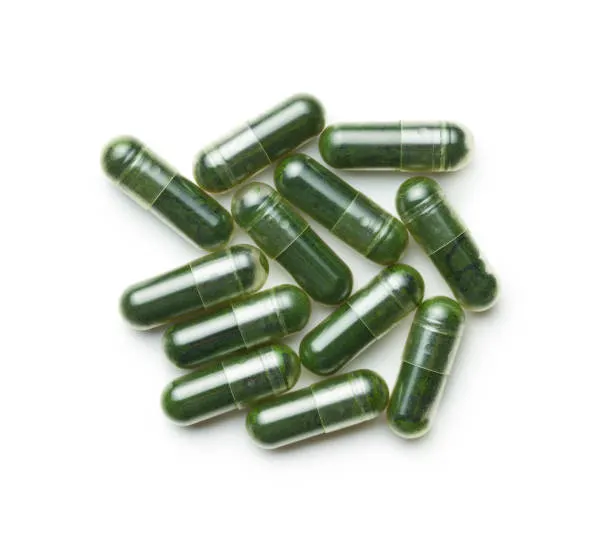
//> input picture images/p10_12.jpg, 612 x 542 px; its folder holds only this picture in this run
$ ./trial_m3   (built with g++ and OpenCV 4)
//> lines starting //> are read from the running program, lines starting //| are printed output that depends on the picture; after the words box and inside, x2 and y2 are one past the last pixel; in counts of white or black regions, pixels touching at a corner belong together
#include <opencv2/opencv.hpp>
#include <iostream>
#include <filesystem>
#include <random>
#include <fstream>
#include <sstream>
#include <iomanip>
#include <vector>
#include <string>

using namespace cv;
using namespace std;
namespace fs = std::filesystem;

// [25 lines left out: functions randomImagePath, toGray, not called in this run]

static cv::Mat claheLabL(const cv::Mat& bgr, double clip=3.0, cv::Size tiles=cv::Size(8,8)){
    CV_Assert(bgr.channels()==3);
    cv::Mat lab; cv::cvtColor(bgr, lab, cv::COLOR_BGR2Lab);
    std::vector<cv::Mat> ch; cv::split(lab, ch);           // L,a,b
    auto clahe = cv::createCLAHE(clip, tiles);
    clahe->apply(ch[0], ch[0]);                            // enhance L only
    cv::merge(ch, lab);
    cv::Mat out; cv::cvtColor(lab, out, cv::COLOR_Lab2BGR);
    return out;
}

// [6 lines of commented-out code are left out]

static Mat chromaBinForeground(const Mat& bgr) {
    CV_Assert(bgr.channels()==3);
    Mat lab; cvtColor(bgr, lab, COLOR_BGR2Lab);
    vector<Mat> ch; split(lab, ch); // L,a,b

    // Model background chroma from image borders
    Mat border = Mat::zeros(bgr.size(), CV_8U);
    int m = std::max(5, std::min(bgr.rows, bgr.cols)/40);
    rectangle(border, Rect(0,0,bgr.cols,m),           255, FILLED);
    rectangle(border, Rect(0,bgr.rows-m,bgr.cols,m),  255, FILLED);
    rectangle(border, Rect(0,0,m,bgr.rows),           255, FILLED);
    rectangle(border, Rect(bgr.cols-m,0,m,bgr.rows),  255, FILLED);
    Scalar meanA = mean(ch[1], border);
    Scalar meanB = mean(ch[2], border);

    // Chroma distance map: sqrt((a-a_bg)^2 + (b-b_bg)^2)
    Mat a32, b32; ch[1].convertTo(a32, CV_32F); ch[2].convertTo(b32, CV_32F);
    Mat da = a32 - (float)meanA[0], db = b32 - (float)meanB[0];
    Mat dist; magnitude(da, db, dist);                    // CV_32F
    Mat dist8; normalize(dist, dist8, 0, 255, NORM_MINMAX); dist8.convertTo(dist8, CV_8U);

    // Robust global threshold on chroma distance
    Mat bw; threshold(dist8, bw, 0, 255, THRESH_BINARY | THRESH_OTSU);

    // Small cleanup to fill tiny gaps
    morphologyEx(bw, bw, MORPH_CLOSE, getStructuringElement(MORPH_ELLIPSE, Size(3,3)));
    return bw;
}

static void findAndFillContours(const Mat& bw, Mat& filled, vector<vector<Point>>& contours) {
    // Make edges thick & closed so contours are closed loops
    morphologyEx(bw, bw, MORPH_CLOSE,
                getStructuringElement(MORPH_ELLIPSE, Size(3,3)), Point(-1,-1), 1);
    Mat src = bw.clone();
    findContours(src, contours, RETR_EXTERNAL, CHAIN_APPROX_SIMPLE);
    filled = Mat::zeros(bw.size(), CV_8U);
    drawContours(filled, contours, -1, Scalar(255), FILLED);
}

static int distanceAndComponents(const Mat& filled, Mat& dist32f, Mat& sureFG, Mat& markers) {
    Mat clean;
    morphologyEx(filled, clean, MORPH_OPEN, getStructuringElement(MORPH_ELLIPSE, Size(3,3)));

    // Clean tiny noise first (optional area filter)
    Mat lbl, stats, centroids;
    int ncc = connectedComponentsWithStats(filled, lbl, stats, centroids, 8, CV_32S);
    Mat cleaned = Mat::zeros(filled.size(), CV_8U);
    for (int i = 1; i < ncc; ++i) {
        if (stats.at<int>(i, CC_STAT_AREA) >= 80)   // tune min area
            cleaned.setTo(255, (lbl == i));
    }

    // Seeds per component using local DT peak
    Mat seeds = Mat::zeros(filled.size(), CV_8U);
    for (int i = 1; i < ncc; ++i) {
        if (stats.at<int>(i, CC_STAT_AREA) < 80) continue;
        Mat compMask = (lbl == i);

        Mat dist;
        distanceTransform(compMask, dist, DIST_L2, 3);

        // --- NEW: normalize + smooth to reduce fragmented peaks ---
        normalize(dist, dist, 0, 1, NORM_MINMAX);
        GaussianBlur(dist, dist, Size(5,5), 0);

        double maxv = 0;
        minMaxLoc(dist, nullptr, &maxv, nullptr, nullptr, compMask);
        if (maxv < 0.05) continue;

        Mat s;
        double area = stats.at<int>(i, CC_STAT_AREA);
        Scalar meanDist = mean(dist, compMask);
        double ratio = meanDist[0] / maxv;
        double factor = std::clamp(0.45 + 0.3 * ratio + 200.0 / (area + 50.0), 0.40, 0.80);

        // --- threshold now uses smoothed, normalized distance map ---
        threshold(dist, s, factor * maxv, 255, THRESH_BINARY);

        s.convertTo(s, CV_8U);
        morphologyEx(s, s, MORPH_OPEN, getStructuringElement(MORPH_ELLIPSE, Size(3,3))); // de-noise seeds
        seeds |= s;
    }


    // expose outputs in your function
    distanceTransform(cleaned, dist32f, DIST_L2, 3);  // keep DT if you still want to visualize it
    sureFG = seeds.clone();

    connectedComponents(sureFG, markers);
    markers += 1;
    Mat sureBG; dilate(cleaned, sureBG, getStructuringElement(MORPH_ELLIPSE, Size(5,5)), Point(-1,-1), 2);
    Mat unknown; subtract(sureBG, sureFG, unknown);
    markers.setTo(0, unknown > 0);

    // 🔹 Return number of distinct foreground components
    double minv, maxv;
    minMaxLoc(markers, &minv, &maxv);
    int numPills = static_cast<int>(maxv) - 1; // subtract background and shift
    return numPills;
}

static void drawMarkersOn(Mat& img, const Mat& markers) {
    double minv, maxv; minMaxLoc(markers, &minv, &maxv);
    for(int lbl=2; lbl<= (int)maxv; ++lbl){
        Mat mask = (markers == lbl);
        Moments m = moments(mask, true);
        if(m.m00 < 5.0) continue;
        Point2d c(m.m10/m.m00, m.m01/m.m00);
        circle(img, c, 6, Scalar(0,0,255), 2);
        putText(img, std::to_string(lbl-1), c + Point2d(8, -8),
                FONT_HERSHEY_SIMPLEX, 0.5, Scalar(0,0,255), 1);
    }
}

// ---------------------------------------------------------------------
static int processClusteredAndOverlayMarkers(const Mat& img, const Mat& clus_img, Mat& visOut) {
    // Mat gray = toGray(clus_img);
    // Mat blurGray; medianBlur(gray, blurGray, 3);
    // Mat bw = adaptiveBinForeground(blurGray);
    Mat bw = chromaBinForeground(clus_img);

    vector<vector<Point>> contours;
    Mat filled;
    findAndFillContours(bw, filled, contours);

    Mat dist32f, sureFG, markers;
    int numPills = distanceAndComponents(filled, dist32f, sureFG, markers);

    visOut = img.clone();
    drawMarkersOn(visOut, markers);

    // Optional visualization
    // imshow("01_AdaptiveChromaForeground", bw);
    // imshow("02_FilledContours", filled);
    imshow("03_SureFG", sureFG);
    imshow("04_Markers_on_Original", visOut);

    return numPills; // 🔹 return count
}

int main() {
    fs::path imgDir = "images";
    if (!fs::exists(imgDir) || !fs::is_directory(imgDir)) {
        cerr << "'images' directory not found!\n";
        return -1;
    }
    fs::create_directories("results"); // just to hold the log
    std::ofstream log("results/run_log.txt", std::ios::app);
    auto logln = [&](const std::string& s){ std::cout << s << '\n'; if (log) log << s << '\n'; };

    for (const auto& entry : fs::directory_iterator(imgDir)) {
        if (!entry.is_regular_file()) continue;
        std::string ext = entry.path().extension().string();
        std::transform(ext.begin(), ext.end(), ext.begin(), ::tolower);
        if (ext != ".jpg" && ext != ".jpeg" && ext != ".png" &&
            ext != ".bmp" && ext != ".tif" && ext != ".tiff") continue;

        std::string path = entry.path().string();
        Mat img = imread(path);
//> img is the input picture: 542 rows x 612 cols, CV_8UC3; mean B, G, R 206.9, 215.7, 211
        if (img.empty()) { logln("⚠️ Skipping unreadable file: " + path); continue; }

        // --- Preprocess & transform ---
        Mat clahe_lab = claheLabL(img);

        // --- Run pipeline (this also shows intermediate windows if enabled inside) ---
        Mat vis;
        int numPills = processClusteredAndOverlayMarkers(img, clahe_lab, vis);
//> in chromaBinForeground, `rectangle(border, Rect(bgr.cols-m,0,m,bgr.rows),  255, FILLED);`:
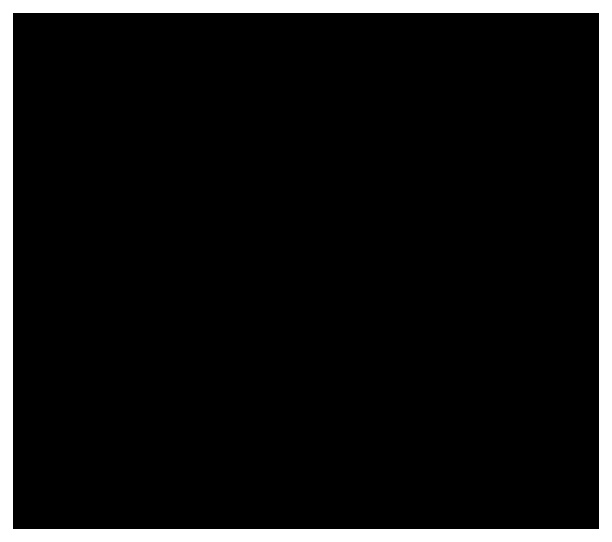
//> border: 542 rows x 612 cols, CV_8UC1; 8.8% white; 1 white region, box (x1, y1, x2, y2) and area: (0, 0, 612, 542) 29328
//> in chromaBinForeground, `Scalar meanA = mean(ch[1], border);`: meanA = Scalar(128)
//> in chromaBinForeground, `Mat da = a32 - (float)meanA[0], db = b32 - (float)meanB[0];`:
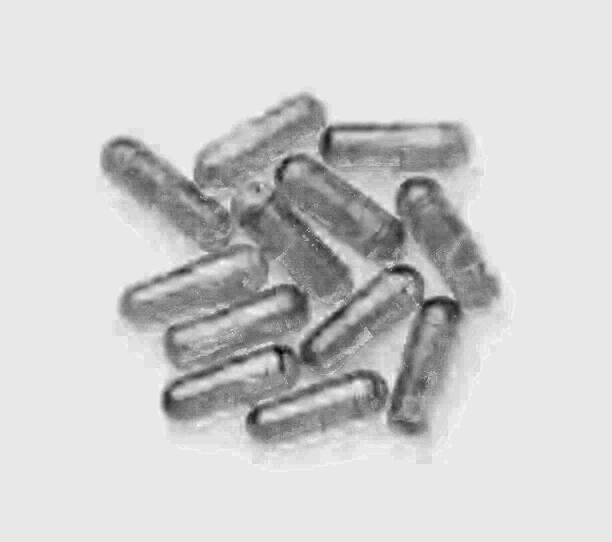
//> da: 542 rows x 612 cols, CV_32FC1; min -31, max 3, mean -3.44; drawn with min black and max white
//> in chromaBinForeground, `Mat da = a32 - (float)meanA[0], db = b32 - (float)meanB[0];`:
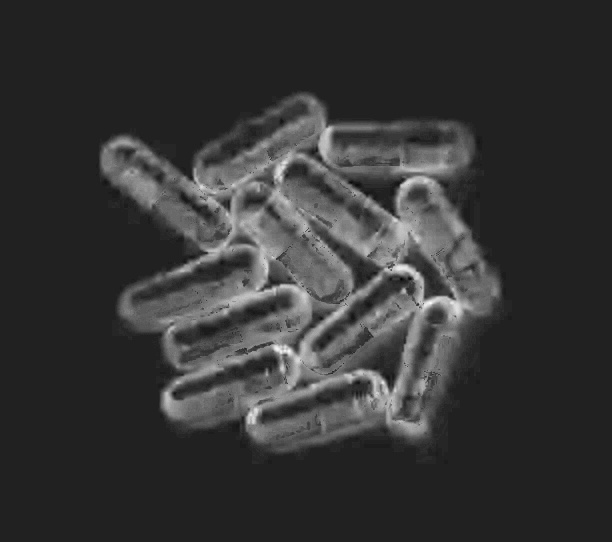
//> db: 542 rows x 612 cols, CV_32FC1; min -7, max 46, mean 4.2; drawn with min black and max white
//> in chromaBinForeground, `morphologyEx(bw, bw, MORPH_CLOSE, getStructuringElement(MORPH_ELLIPSE,..`:
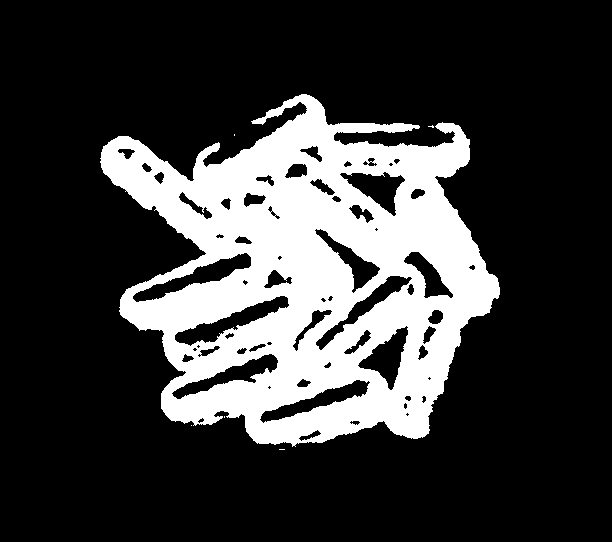
//> bw: 542 rows x 612 cols, CV_8UC1; 22.9% white; 6 white regions (5 under 20 px)
//> in findAndFillContours, `findContours(src, contours, RETR_EXTERNAL, CHAIN_APPROX_SIMPLE);`: contours = 6 contours, 5 with area under 20; largest, box (x1, y1, x2, y2) and area: (100, 94, 500, 447) 90496
//> in distanceAndComponents, `int ncc = connectedComponentsWithStats(filled, lbl, stats, centroids, ..`:
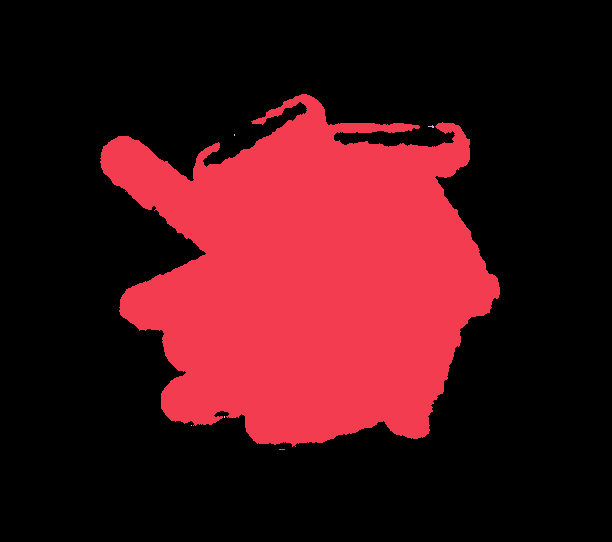
//> lbl: 542 rows x 612 cols, CV_32SC1; 7 distinct labels, from 0 to 6; one colour per label, 0 black
//> in distanceAndComponents, `int ncc = connectedComponentsWithStats(filled, lbl, stats, centroids, ..`: stats = [[0, 0, 612, 542, 240248], [100, 94, 400, 353, 91436], [428, 125, 6, 3, 9], [234, 134, 1, 2, 2], [224, 416, 1, 2, 2], [191, 425, 1, 1, 1], [279, 449, 6, 1, 6]]; centroids = [[304.2, 267.5], [308.8, 278.4], [431.1, 126.1], [234, 134.5], [224, 416.5], [191, 425], [281.5, 449]]; ncc = 7
//> the loop in distanceAndComponents, `for (int i = 1; i < ncc; ++i)` made 6 passes
//> the loop in distanceAndComponents, `for (int i = 1; i < ncc; ++i)` made 6 passes
//> (maxv, area, meanDist, ratio, factor) on pass 1: (0.994, 91436, Scalar(0.306), 0.308, 0.545)
//> pass 1, in distanceAndComponents, `normalize(dist, dist, 0, 1, NORM_MINMAX);`:
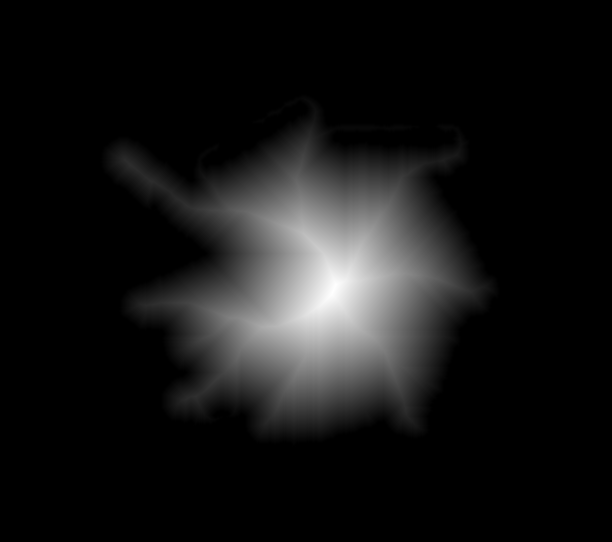
//> dist: 542 rows x 612 cols, CV_32FC1; min 0, max 1, mean 0.0845
//> in distanceAndComponents, `markers.setTo(0, unknown > 0);`:
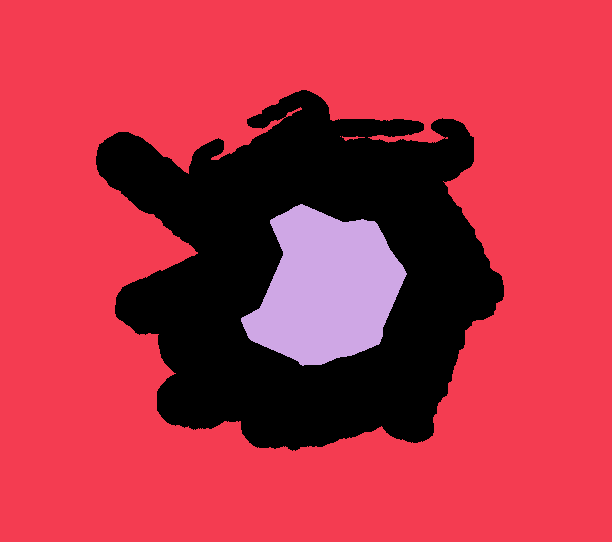
//> markers: 542 rows x 612 cols, CV_32SC1; 3 distinct labels, from 0 to 2; one colour per label, 0 black
//> in distanceAndComponents, `minMaxLoc(markers, &minv, &maxv);`: minv = 0; maxv = 2
//> in distanceAndComponents, `int numPills = static_cast<int>(maxv) - 1;`: numPills = 1
//> in drawMarkersOn, `minMaxLoc(markers, & minv, & maxv)`: minv = 0; maxv = 2
//> the loop in drawMarkersOn, `for(int lbl=2; lbl<= (int)maxv; ++lbl)` made 1 pass
//> c on pass 1: Point(326, 288.1)
//> numPills = 1

        // --- Parse ground-truth from filename and log ---
        fs::path inPath(path);
        std::string baseName = inPath.stem().string(); // e.g., p19_44
        size_t us = baseName.find('_');
        int actual = 0;
        if (us != std::string::npos && us + 1 < baseName.size()) {
            try { actual = std::stoi(baseName.substr(us + 1)); } catch (...) {}
        }
        std::ostringstream oss;
        oss << "File: " << inPath.filename().string()
            << " | Detected: " << numPills;
        if (actual > 0) {
            double acc = 100.0 * (static_cast<double>(numPills) / actual);
//> acc = 8.33
            oss << " | Actual: " << actual << " | Accuracy: " << std::fixed << std::setprecision(2) << acc << "%";
            if (numPills > actual) oss << " | Note: possible false positives";
        } else {
            oss << " | Actual: N/A";
        }
        logln(oss.str());

        // --- Display images (no saving) ---
        imshow("Original Image", img);
        imshow("CLAHE Transformed Image", clahe_lab);
        imshow("04_Markers_on_Original", vis);

        // Controls: press ESC/Q to quit, any other key to proceed to next image
        int key = cv::waitKey(0);
//> the space key is pressed
        if (key == 27 || key == 'q' || key == 'Q') break;
        cv::destroyAllWindows();
    }

    logln("Finished displaying all images.");
    return 0;
}

$ run again, on images/p13_10.jpg
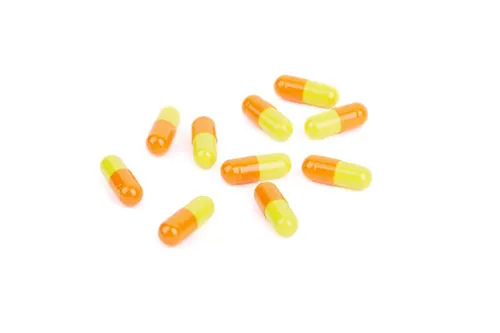
//> input picture images/p13_10.jpg, 500 x 333 px
//> img is the input picture: 333 rows x 500 cols, CV_8UC3; mean B, G, R 240, 249.7, 253.8
//> meanA = Scalar(128)
//> dist8: 333 rows x 500 cols, CV_8UC1
//> in findAndFillContours, `findContours(src, contours, RETR_EXTERNAL, CHAIN_APPROX_SIMPLE);`: contours = 8 contours; box (x1, y1, x2, y2) and area: (220, 153, 298, 237) 2993, (274, 75, 368, 139) 2828, (302, 155, 372, 190) 1608, (158, 196, 215, 246) 1433, (242, 95, 293, 142) 1233, (100, 155, 143, 206) 1172, (191, 117, 217, 169) 1062, (146, 106, 179, 156) 978
//> clean: 333 rows x 500 cols, CV_8UC1; 8.4% white; 8 white regions, largest, box (x1, y1, x2, y2) and area: (220, 153, 298, 237) 3130, (274, 75, 368, 139) 2969, (302, 155, 372, 190) 1686
//> lbl: 333 rows x 500 cols, CV_32SC1; 9 distinct labels, from 0 to 8
//> stats = [[0, 0, 500, 333, 152521], [274, 75, 94, 64, 2971], [242, 95, 51, 47, 1295], [146, 106, 33, 50, 1036], [191, 117, 26, 52, 1124], [220, 153, 78, 84, 3131], [100, 155, 43, 51, 1232], [302, 155, 70, 35, 1689], [158, 196, 57, 50, 1501]]; centroids = [[249.3, 166.8], [320.6, 106.3], [267.2, 117.8], [162.9, 131.5], [203.8, 142], [264.4, 186.5], [121.3, 180.4], [335.8, 172.5], [185.9, 220.6]]; ncc = 9
//> the loop in distanceAndComponents, `for (int i = 1; i < ncc; ++i)` made 8 passes
//> the loop in distanceAndComponents, `for (int i = 1; i < ncc; ++i)` made 8 passes
//> (maxv, area, meanDist, ratio, factor) on passes 1 to 8: (0.936, 2971, Scalar(0.435), 0.464, 0.655), (0.932, 1295, Scalar(0.421), 0.452, 0.734), (0.938, 1036, Scalar(0.415), 0.443, 0.767), (0.942, 1124, Scalar(0.432), 0.459, 0.758), (0.943, 3131, Scalar(0.427), 0.453, 0.649), (0.933, 1232, Scalar(0.424), 0.454, 0.742), (0.953, 1689, Scalar(0.448), 0.47, 0.706), (0.932, 1501, Scalar(0.438), 0.469, 0.72)
//> sureBG: 333 rows x 500 cols, CV_8UC1; 12.3% white; 7 white regions, largest, box (x1, y1, x2, y2) and area: (187, 113, 302, 241) 6121, (270, 71, 372, 143) 4209, (298, 151, 376, 194) 2422
//> unknown: 333 rows x 500 cols, CV_8UC1; 10.3% white; 7 white regions, largest, box (x1, y1, x2, y2) and area: (187, 113, 302, 241) 5091, (270, 71, 372, 143) 3360, (298, 151, 376, 194) 2001
//> in distanceAndComponents, `markers.setTo(0, unknown > 0);`:
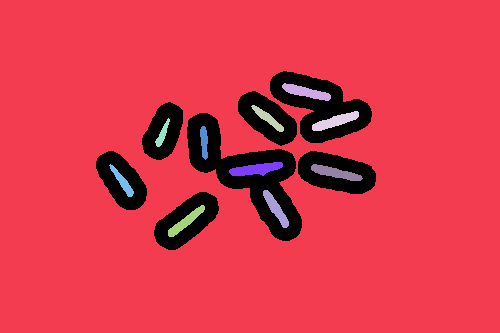
//> markers: 333 rows x 500 cols, CV_32SC1; 12 distinct labels, from 0 to 11; one colour per label, 0 black
//> in distanceAndComponents, `minMaxLoc(markers, &minv, &maxv);`: minv = 0; maxv = 11
//> in distanceAndComponents, `int numPills = static_cast<int>(maxv) - 1;`: numPills = 10
//> in drawMarkersOn, `minMaxLoc(markers, & minv, & maxv)`: minv = 0; maxv = 11
//> the loop in drawMarkersOn, `for(int lbl=2; lbl<= (int)maxv; ++lbl)` made 10 passes
//> c on passes 1 to 8: Point(305.7, 91.74), Point(267.6, 118.1), Point(335, 120.9), Point(162.1, 133.8), Point(203.7, 141.5), Point(255.5, 168.8), Point(122.2, 181.4), Point(335.2, 172.4)
//> after the loop in drawMarkersOn, `for(int lbl=2; lbl<= (int)maxv; ++lbl)`:
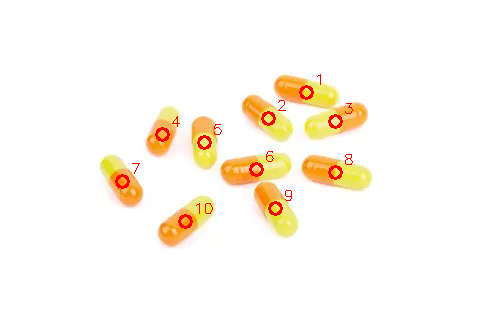
//> img: 333 rows x 500 cols, CV_8UC3; mean B, G, R 239.2, 248, 253.9
//> `int numPills = processClusteredAndOverlayMarkers(img, clahe_lab, vis);`: numPills = 10
//> acc = 100
